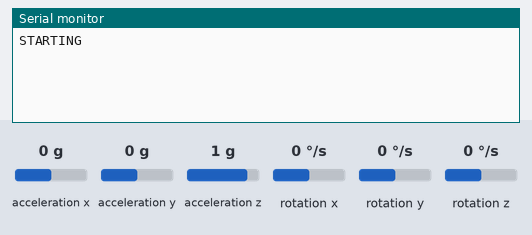
Recording of a sketch running on a simulated Arduino Uno, built with avr-gcc and run on an emulated ATmega328P. Parts: the last lines printed to the serial monitor. Wiring (inferred from the names in the program): MPU-6050 motion sensor at I2C address 0x68. The inputs (shaded band) are chosen by the test bench; at power-on: acceleration x 0 g, acceleration y 0 g, acceleration z 1 g, rotation x 0 °/s, rotation y 0 °/s, rotation z 0 °/s.

Above: at 1.2 s.
1.3 s: acceleration x set to -1.4 g
At 3.4 s:
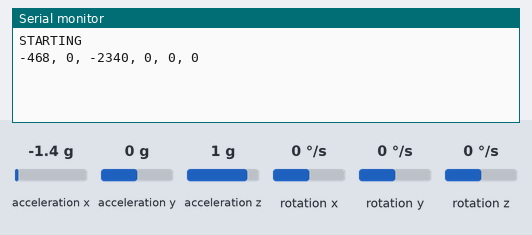
3.8 s: acceleration y set to -1.4 g
At 5.1 s:
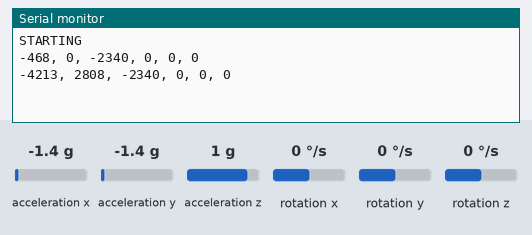
5.3 s: acceleration z set to -0.8 g
6.8 s: rotation x set to -192 °/s
At 7.7 s:
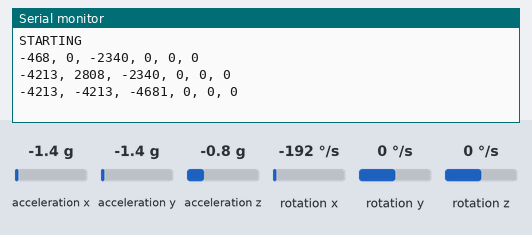
8.3 s: rotation y set to -192 °/s
At 9.9 s:
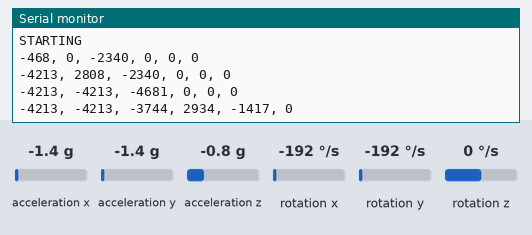
Timing chart, 0 to 10.8 s (numbered marks = the images above; inputs shaded):
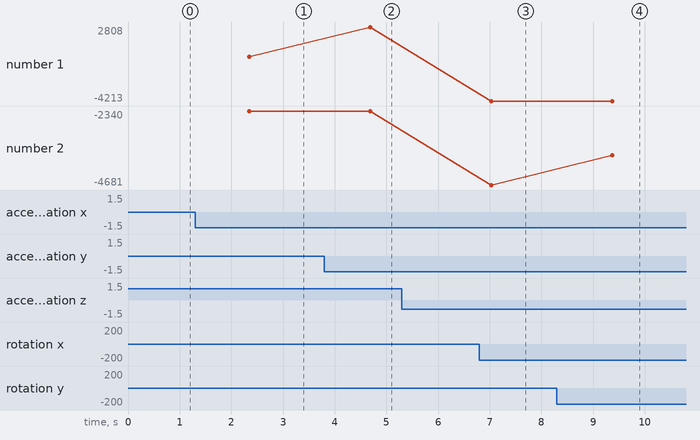

The sketch:

read_MPU6050.ino
```cpp
#include <Wire.h>

const int MPU = 0x68;  // I2C address of the MPU-6050

int AcX[7] = {0, 0, 0, 0, 0, 0, 0};
int AcY[7] = {0, 0, 0, 0, 0, 0, 0};
int AcZ[7] = {0, 0, 0, 0, 0, 0, 0};
int Tmp[7] = {0, 0, 0, 0, 0, 0, 0};
int GyX[7] = {0, 0, 0, 0, 0, 0, 0};
int GyY[7] = {0, 0, 0, 0, 0, 0, 0};
int GyZ[7] = {0, 0, 0, 0, 0, 0, 0};

int AcXAvg = 0;
int AcYAvg = 0;
int AcZAvg = 0;
int GyXAvg = 0;
int GyYAvg = 0;
int GyZAvg = 0;

void setup()
{
    Wire.begin();
    Wire.beginTransmission(MPU);
    Wire.write(0x6B);  // PWR_MGMT_1 register
    Wire.write(0);     // set to zero (wakes up the MPU-6050)
    Wire.endTransmission(true);
    Serial.begin(9600);
    Serial.println("STARTING");
}

void loop()
{
    readMPU6050();
    avgArrays();
    outputData();
    reset();
}

void readMPU6050()
{
    for (int i = 0; i <= 6; i++) {
        Wire.beginTransmission(MPU);
        Wire.write(0x3B);  // starting with register 0x3B (ACCEL_XOUT_H)
        Wire.endTransmission(false);
        Wire.requestFrom(MPU, 14, true);  // request a total of 14 registers
        AcX[i] = Wire.read() << 8 | Wire.read();  // 0x3B (ACCEL_XOUT_H)   &   0x3C (ACCEL_XOUT_L)
        AcY[i] = Wire.read() << 8 | Wire.read();  // 0x3D (ACCEL_YOUT_H)   &   0x3E (ACCEL_YOUT_L)
        AcZ[i] = Wire.read() << 8 | Wire.read();  // 0x3F (ACCEL_ZOUT_H)   &   0x40 (ACCEL_ZOUT_L)
        Tmp[i] = Wire.read() << 8 | Wire.read();  // 0x41 (TEMP_OUT_H)     &   0x42 (TEMP_OUT_L)
        GyX[i] = Wire.read() << 8 | Wire.read();  // 0x43 (GYRO_XOUT_H)    &   0x44 (GYRO_XOUT_L)
        GyY[i] = Wire.read() << 8 | Wire.read();  // 0x45 (GYRO_YOUT_H)    &   0x46 (GYRO_YOUT_L)
        GyZ[i] = Wire.read() << 8 | Wire.read();  // 0x47 (GYRO_ZOUT_H)    &   0x48 (GYRO_ZOUT_L)
        delay(333);
    }
}

int avgArrays()
{
    for (int i = 0; i <= 6; i++) {
        AcXAvg += AcX[i];
        AcYAvg += AcY[i];
        AcZAvg += AcZ[i];
        GyXAvg += GyX[i];
        GyYAvg += GyY[i];
        GyZAvg += GyZ[i];
    }
    AcXAvg /= 7;
    AcYAvg /= 7;
    AcZAvg /= 7;
    GyXAvg /= 7;
    GyYAvg /= 7;
    GyZAvg /= 7;
}

void outputData()
{
    Serial.print(AcXAvg);
    Serial.print(", ");
    Serial.print(AcYAvg);
    Serial.print(", ");
    Serial.print(AcZAvg);
    Serial.print(", ");
    Serial.print(GyXAvg);
    Serial.print(", ");
    Serial.print(GyYAvg);
    Serial.print(", ");
    Serial.println(GyZAvg);
}

void reset()
{
    AcXAvg = 0;
    AcYAvg = 0;
    AcZAvg = 0;
    GyXAvg = 0;
    GyYAvg = 0;
    GyZAvg = 0;
}
```

Measured:
- after the input at 1.3 s, the serial monitor: prints a new line after 1.0 s (image 1)
- after the input at 3.8 s, the serial monitor: prints a new line after 0.89 s (image 2)
- after the input at 8.3 s, the serial monitor: prints a new line after 1.1 s (image 4)
- plotted number 1: 0 → 2808 after the input at 3.8 s
